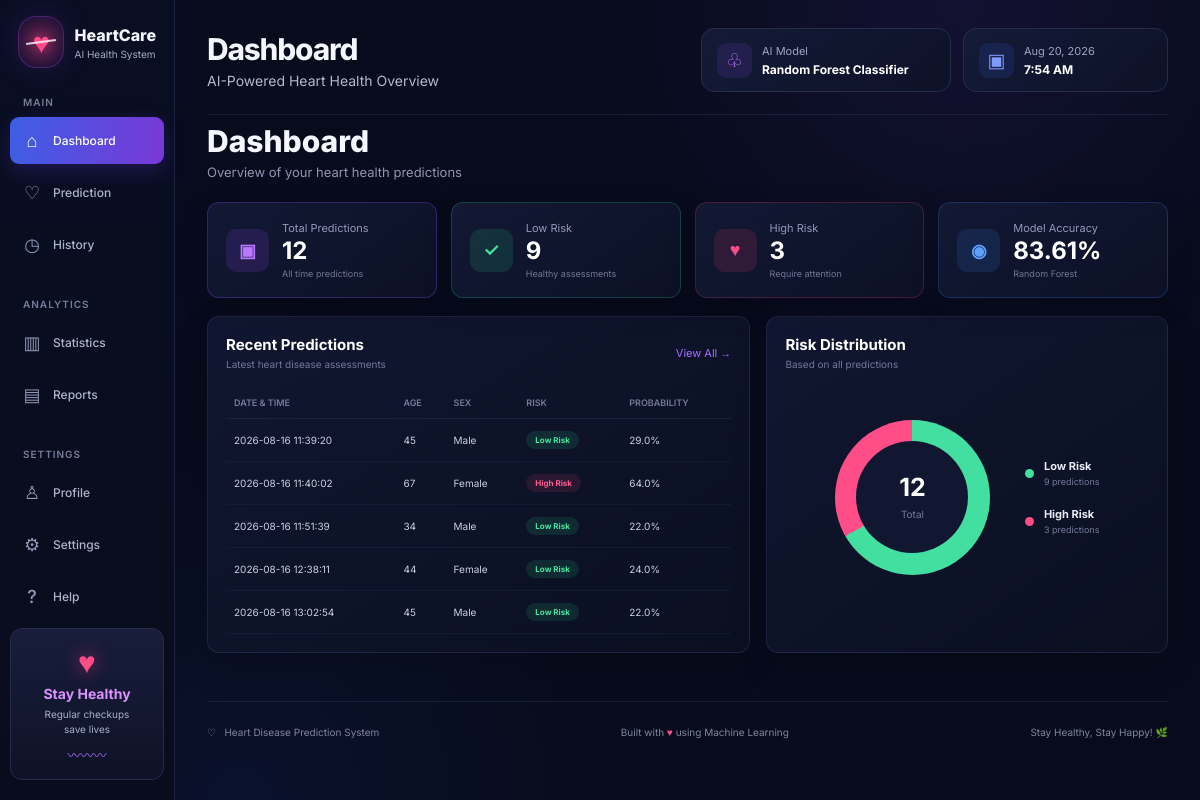
The page / on the database its author committed.
### tables this page shows
CREATE TABLE predictions (
            id INTEGER PRIMARY KEY AUTOINCREMENT,
            date_time TEXT,
            age INTEGER,
            sex INTEGER,
            prediction INTEGER,
            probability REAL
        );

### app.py (the view)
@app.route("/")
def dashboard():
    history = get_history()
    total = len(history)
    high_risk = sum(
        1 for row in history
        if row["prediction"] == 1
    )
    low_risk = total - high_risk
    return render_template(
        "index.html",
        page="dashboard",
        history=history,
        total=total,
        high_risk=high_risk,
        low_risk=low_risk,
        prediction=None,
        probability=None
    )

### app.py (called while the page is built)
def get_history():
    conn = sqlite3.connect(DATABASE)
    conn.row_factory = sqlite3.Row
    rows = conn.execute("""
        SELECT *
        FROM predictions
        ORDER BY id DESC
    """).fetchall()
    conn.close()
    return rows

### templates/index.html (shortened to what this page needs)
<!DOCTYPE html>
<html lang="en">
<head>
    <link rel="stylesheet"
          href="{{ url_for('static', filename='style.css') }}">
</head>
<body>
<div class="app">
    <aside class="sidebar">
        <div class="brand">
            <div class="brand-icon">
                <span>♥</span>
                <div class="pulse-line"></div>
            </div>
            <div class="brand-text">
                <h2>HeartCare</h2>
                <p>AI Health System</p>
            </div>
        </div>
        <nav class="navigation">
            <p class="nav-title">MAIN</p>
            <a href="{{ url_for('dashboard') }}"
               class="nav-item {% if page == 'dashboard' %}active{% endif %}">
                <span class="nav-icon">⌂</span>
                <span>Dashboard</span>
            </a>
            <a href="{{ url_for('prediction_page') }}"
               class="nav-item {% if page == 'prediction' %}active{% endif %}">
                <span class="nav-icon">♡</span>
                <span>Prediction</span>
            </a>
            <a href="{{ url_for('history_page') }}"
               class="nav-item {% if page == 'history' %}active{% endif %}">
                <span class="nav-icon">◷</span>
                <span>History</span>
            </a>
            <p class="nav-title analytics-title">ANALYTICS</p>
            <a href="{{ url_for('statistics') }}"
               class="nav-item {% if page == 'statistics' %}active{% endif %}">
                <span class="nav-icon">▥</span>
                <span>Statistics</span>
            </a>
            <a href="{{ url_for('reports') }}"
               class="nav-item {% if page == 'reports' %}active{% endif %}">
                <span class="nav-icon">▤</span>
                <span>Reports</span>
            </a>
            <p class="nav-title settings-title">SETTINGS</p>
            <a href="{{ url_for('profile') }}"
               class="nav-item {% if page == 'profile' %}active{% endif %}">
                <span class="nav-icon">♙</span>
                <span>Profile</span>
            </a>
            <a href="{{ url_for('settings') }}"
               class="nav-item {% if page == 'settings' %}active{% endif %}">
                <span class="nav-icon">⚙</span>
                <span>Settings</span>
            </a>
            <a href="{{ url_for('help_page') }}"
               class="nav-item {% if page == 'help' %}active{% endif %}">
                <span class="nav-icon">?</span>
                <span>Help</span>
            </a>
        </nav>
        <div class="healthy-card">
            <div class="healthy-heart">♥</div>
            <h3>Stay Healthy</h3>
            <p>
                Regular checkups<br>
                save lives
            </p>
            <div class="mini-pulse">〰〰〰</div>
        </div>
    </aside>
    <main class="main-content">
        <header class="top-header">
            <div class="page-title">
                <div>
                    {% if page == "dashboard" %}
                        <h1>Dashboard</h1>
                        <p>AI-Powered Heart Health Overview</p>
                    {% elif page == "prediction" %}
                        <h1>Heart Disease Prediction</h1>
                        <p>AI-Powered Heart Health Risk Assessment</p>
                    {% elif page == "history" %}
                        <h1>Prediction History</h1>
                        <p>View your previous heart health assessments</p>
                    {% elif page == "statistics" %}
                        <h1>Statistics</h1>
                        <p>Heart disease prediction analytics</p>
                    {% elif page == "reports" %}
                        <h1>Reports</h1>
                        <p>Prediction reports and assessment records</p>
                    {% elif page == "profile" %}
                        <h1>Profile</h1>
                        <p>HeartCare system profile</p>
                    {% elif page == "settings" %}
                        <h1>Settings</h1>
                        <p>Manage your system preferences</p>
                    {% elif page == "help" %}
                        <h1>Help Center</h1>
                        <p>Learn how to use HeartCare</p>
                    {% endif %}
                </div>
            </div>
            <div class="header-right">
                <div class="model-badge">
                    <div class="header-icon purple">♧</div>
                    <div>
                        <span>AI Model</span>
                        <strong>
                            Random Forest Classifier
                        </strong>
                    </div>
                </div>
                <div class="date-badge">
                    <div class="header-icon blue">▣</div>
                    <div>
                        <span id="current-date">Loading...</span>
                        <strong id="current-time">--:--</strong>
                    </div>
                </div>
            </div>
        </header>
        {% if page == "dashboard" %}
        <section class="overview-page">
            <div class="page-intro">
                <div>
                    <h1>Dashboard</h1>
                    <p>Overview of your heart health predictions</p>
                </div>
            </div>
            <div class="summary-cards">
                <div class="summary-card purple-card">
                    <div class="summary-icon">▣</div>
                    <div>
                        <span>Total Predictions</span>
                        <strong>
                            {{ history|length }}
                        </strong>
                        <small>
                            All time predictions
                        </small>
                    </div>
                </div>
                <div class="summary-card green-card">
                    <div class="summary-icon">✓</div>
                    <div>
                        <span>Low Risk</span>
                        <strong>
                            {{ history|selectattr("prediction", "equalto", 0)|list|length }}
                        </strong>
                        <small>
                            Healthy assessments
                        </small>
                    </div>
                </div>
                <div class="summary-card red-card">
                    <div class="summary-icon">♥</div>
                    <div>
                        <span>High Risk</span>
                        <strong>
                            {{ history|selectattr("prediction", "equalto", 1)|list|length }}
                        </strong>
                        <small>
                            Require attention
                        </small>
                    </div>
                </div>
                <div class="summary-card blue-card">
                    <div class="summary-icon">◉</div>
                    <div>
                        <span>Model Accuracy</span>
                        <strong>
                            83.61%
                        </strong>
                        <small>
                            Random Forest
                        </small>
                    </div>
                </div>
            </div>
            <div class="dashboard-panels">
                <div class="dashboard-panel recent-panel">
                    <div class="panel-header">
                        <div>
                            <h2>Recent Predictions</h2>
                            <p>
                                Latest heart disease assessments
                            </p>
                        </div>
                        <a href="{{ url_for('history_page') }}">
                            View All →
                        </a>
                    </div>
                    <div class="table-wrapper">
                        <table class="professional-table">
                            <thead>
                                <tr>
                                    <th>Date & Time</th>
                                    <th>Age</th>
                                    <th>Sex</th>
                                    <th>Risk</th>
                                    <th>Probability</th>
                                </tr>
                            </thead>
                            <tbody>
                            {% for row in history[-5:]|reverse %}
                                <tr>
                                    <td>
                                        {{ row["date_time"] }}
                                    </td>
                                    <td>
                                        {{ row["age"] }}
                                    </td>
                                    <td>
                                        {% if row["sex"] == 1 %}
                                            Male
                                        {% else %}
                                            Female
                                        {% endif %}
                                    </td>
                                    <td>
                                        {% if row["prediction"] == 1 %}
                                            <span class="badge high">
                                                High Risk
                                            </span>
                                        {% else %}
                                            <span class="badge low">
                                                Low Risk
                                            </span>
                                        {% endif %}
                                    </td>
                                    <td>
                                        {{ row["probability"] }}%
                                    </td>
                                </tr>
                            {% endfor %}
                            </tbody>
                        </table>
                    </div>
                </div>
                <div class="dashboard-panel chart-panel">
                    <div class="panel-header">
                        <div>
                            <h2>Risk Distribution</h2>
                            <p>
                                Based on all predictions
                            </p>
                        </div>
                    </div>
                    <div class="donut-area">
                        <div class="donut-chart">
                            <div class="donut-center">
                                <strong>
                                    {{ history|length }}
                                </strong>
                                <span>
                                    Total
                                </span>
                            </div>
                        </div>
                        <div class="chart-legend">
                            <div>
                                <span class="legend-dot low-dot"></span>
                                <div>
                                    <strong>
                                        Low Risk
                                    </strong>
                                    <small>
                                        {{ history|selectattr("prediction", "equalto", 0)|list|length }}
                                        predictions
                                    </small>
                                </div>
                            </div>
                            <div>
                                <span class="legend-dot high-dot"></span>
                                <div>
                                    <strong>
                                        High Risk
                                    </strong>
                                    <small>
                                        {{ history|selectattr("prediction", "equalto", 1)|list|length }}
                                        predictions
                                    </small>
                                </div>
                            </div>
                        </div>
                    </div>
                </div>
            </div>
        </section>
        {% endif %}
        <footer>
            <div>
                ♡ &nbsp; Heart Disease Prediction System
            </div>
            <div>
                Built with
                <span class="footer-heart">♥</span>
                using Machine Learning
            </div>
            <div>
                Stay Healthy, Stay Happy! 🌿
            </div>
        </footer>
    </main>
</div>
</body>
</html>

### rows shown on the page
predictions: date_time "2026-08-16 11:39:20", age "45", sex "Male", prediction "Low Risk", probability "29.0"
predictions: date_time "2026-08-16 11:40:02", age "67", sex "Female", prediction "High Risk", probability "64.0"
predictions: date_time "2026-08-16 11:51:39", age "34", sex "Male", prediction "Low Risk", probability "22.0"
predictions: date_time "2026-08-16 12:38:11", age "44", sex "Female", prediction "Low Risk", probability "24.0"
predictions: date_time "2026-08-16 13:02:54", age "45", sex "Male", prediction "Low Risk", probability "22.0"

### other values the page prints
{{ history|length }} "12"
{{ history|selectattr("prediction", "equalto", 0)|list|length }} "9"
{{ history|selectattr("prediction", "equalto", 1)|list|length }} "3"
